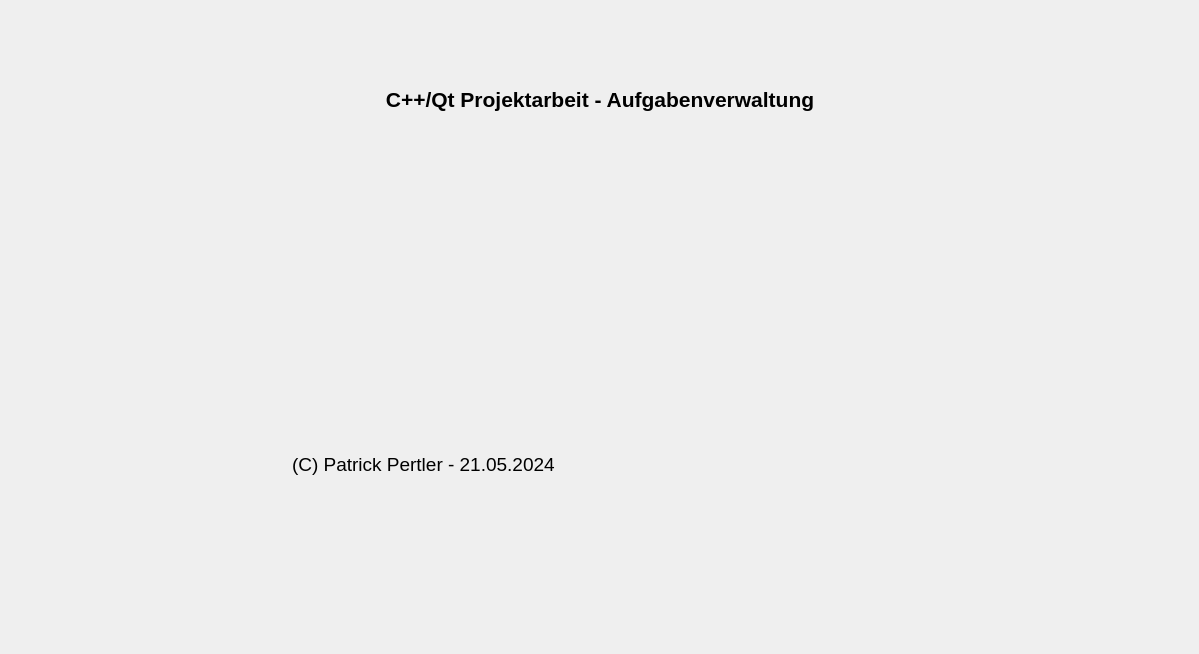
<?xml version="1.0" encoding="UTF-8"?>
<ui version="4.0">
 <class>Form</class>
 <widget class="QWidget" name="Form">
  <property name="geometry">
   <rect>
    <x>0</x>
    <y>0</y>
    <width>1199</width>
    <height>654</height>
   </rect>
  </property>
  <property name="windowTitle">
   <string>Form</string>
  </property>
  <layout class="QGridLayout" name="gridLayout">
   <item row="1" column="1" rowspan="2">
    <layout class="QVBoxLayout" name="verticalLayout">
     <item>
      <widget class="QLabel" name="label">
       <property name="font">
        <font>
         <pointsize>16</pointsize>
         <bold>true</bold>
        </font>
       </property>
       <property name="text">
        <string>C++/Qt Projektarbeit - Aufgabenverwaltung</string>
       </property>
       <property name="alignment">
        <set>Qt::AlignCenter</set>
       </property>
      </widget>
     </item>
     <item>
      <spacer name="verticalSpacer">
       <property name="orientation">
        <enum>Qt::Vertical</enum>
       </property>
       <property name="sizeType">
        <enum>QSizePolicy::Fixed</enum>
       </property>
       <property name="sizeHint" stdset="0">
        <size>
         <width>20</width>
         <height>40</height>
        </size>
       </property>
      </spacer>
     </item>
     <item>
      <widget class="QLabel" name="label_2">
       <property name="text">
        <string/>
       </property>
       <property name="pixmap">
        <pixmap resource="rsc.qrc">:/pics/alfatraining.png</pixmap>
       </property>
      </widget>
     </item>
     <item>
      <spacer name="verticalSpacer_2">
       <property name="orientation">
        <enum>Qt::Vertical</enum>
       </property>
       <property name="sizeType">
        <enum>QSizePolicy::Fixed</enum>
       </property>
       <property name="sizeHint" stdset="0">
        <size>
         <width>20</width>
         <height>40</height>
        </size>
       </property>
      </spacer>
     </item>
     <item>
      <widget class="QLabel" name="label_3">
       <property name="font">
        <font>
         <pointsize>14</pointsize>
        </font>
       </property>
       <property name="text">
        <string>(C) Patrick Pertler - 21.05.2024</string>
       </property>
      </widget>
     </item>
    </layout>
   </item>
   <item row="2" column="0">
    <spacer name="horizontalSpacer_2">
     <property name="orientation">
      <enum>Qt::Horizontal</enum>
     </property>
     <property name="sizeType">
      <enum>QSizePolicy::Preferred</enum>
     </property>
     <property name="sizeHint" stdset="0">
      <size>
       <width>281</width>
       <height>20</height>
      </size>
     </property>
    </spacer>
   </item>
   <item row="3" column="1">
    <spacer name="verticalSpacer_3">
     <property name="orientation">
      <enum>Qt::Vertical</enum>
     </property>
     <property name="sizeType">
      <enum>QSizePolicy::Preferred</enum>
     </property>
     <property name="sizeHint" stdset="0">
      <size>
       <width>20</width>
       <height>110</height>
      </size>
     </property>
    </spacer>
   </item>
   <item row="2" column="4">
    <spacer name="horizontalSpacer">
     <property name="orientation">
      <enum>Qt::Horizontal</enum>
     </property>
     <property name="sizeType">
      <enum>QSizePolicy::Preferred</enum>
     </property>
     <property name="sizeHint" stdset="0">
      <size>
       <width>280</width>
       <height>20</height>
      </size>
     </property>
    </spacer>
   </item>
   <item row="0" column="1">
    <spacer name="verticalSpacer_4">
     <property name="orientation">
      <enum>Qt::Vertical</enum>
     </property>
     <property name="sizeType">
      <enum>QSizePolicy::Preferred</enum>
     </property>
     <property name="sizeHint" stdset="0">
      <size>
       <width>20</width>
       <height>20</height>
      </size>
     </property>
    </spacer>
   </item>
  </layout>
 </widget>
 <resources>
  <include location="rsc.qrc"/>
 </resources>
 <connections/>
</ui>
